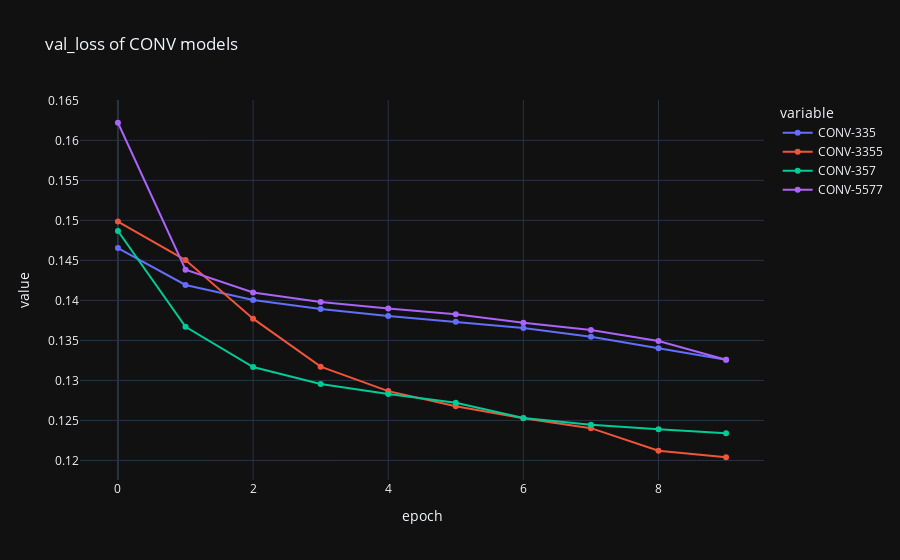

Here is the notebook cell this chart was saved with:
### Code cell
plot_selection_metric("CONV")

### Figure 1 — Plotly figure (JSON) as saved in the notebook; plotly's stock layout.template omitted (floating-point values rounded to 4 significant figures)
{"data": [{"hovertemplate": "variable=CONV-335<br>epoch=%{x}<br>value=%{y}<extra></extra>", "legendgroup": "CONV-335", "line": {"color": "#636efa", "dash": "solid"}, "marker": {"symbol": "circle"}, "mode": "lines+markers", "name": "CONV-335", "orientation": "v", "showlegend": true, "type": "scatter", "x": [0, 1, 2, 3, 4, 5, 6, 7, 8, 9], "xaxis": "x", "y": [0.1465, 0.1419, 0.1401, 0.1389, 0.1381, 0.1373, 0.1366, 0.1355, 0.134, 0.1326], "yaxis": "y"}, {"hovertemplate": "variable=CONV-3355<br>epoch=%{x}<br>value=%{y}<extra></extra>", "legendgroup": "CONV-3355", "line": {"color": "#EF553B", "dash": "solid"}, "marker": {"symbol": "circle"}, "mode": "lines+markers", "name": "CONV-3355", "orientation": "v", "showlegend": true, "type": "scatter", "x": [0, 1, 2, 3, 4, 5, 6, 7, 8, 9], "xaxis": "x", "y": [0.1498, 0.145, 0.1377, 0.1317, 0.1287, 0.1268, 0.1253, 0.124, 0.1212, 0.1204], "yaxis": "y"}, {"hovertemplate": "variable=CONV-357<br>epoch=%{x}<br>value=%{y}<extra></extra>", "legendgroup": "CONV-357", "line": {"color": "#00cc96", "dash": "solid"}, "marker": {"symbol": "circle"}, "mode": "lines+markers", "name": "CONV-357", "orientation": "v", "showlegend": true, "type": "scatter", "x": [0, 1, 2, 3, 4, 5, 6, 7, 8, 9], "xaxis": "x", "y": [0.1487, 0.1367, 0.1317, 0.1295, 0.1283, 0.1272, 0.1253, 0.1245, 0.1239, 0.1234], "yaxis": "y"}, {"hovertemplate": "variable=CONV-5577<br>epoch=%{x}<br>value=%{y}<extra></extra>", "legendgroup": "CONV-5577", "line": {"color": "#ab63fa", "dash": "solid"}, "marker": {"symbol": "circle"}, "mode": "lines+markers", "name": "CONV-5577", "orientation": "v", "showlegend": true, "type": "scatter", "x": [0, 1, 2, 3, 4, 5, 6, 7, 8, 9], "xaxis": "x", "y": [0.1622, 0.1438, 0.141, 0.1398, 0.139, 0.1383, 0.1372, 0.1363, 0.1349, 0.1326], "yaxis": "y"}], "layout": {"legend": {"title": {"text": "variable"}, "tracegroupgap": 0}, "title": {"text": "val_loss of CONV models"}, "xaxis": {"anchor": "y", "domain": [0, 1], "title": {"text": "epoch"}}, "yaxis": {"anchor": "x", "domain": [0, 1], "title": {"text": "value"}}}}
